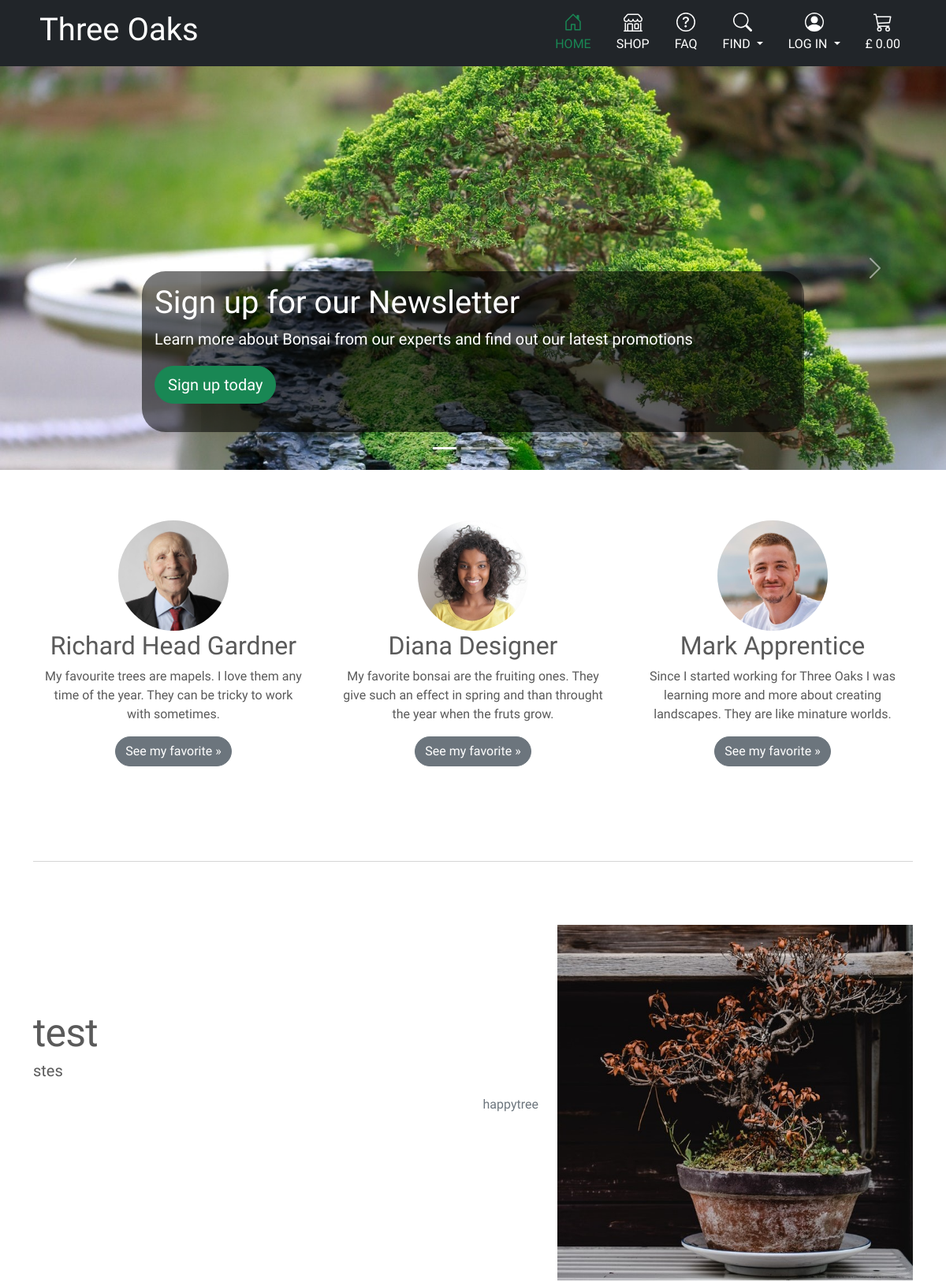
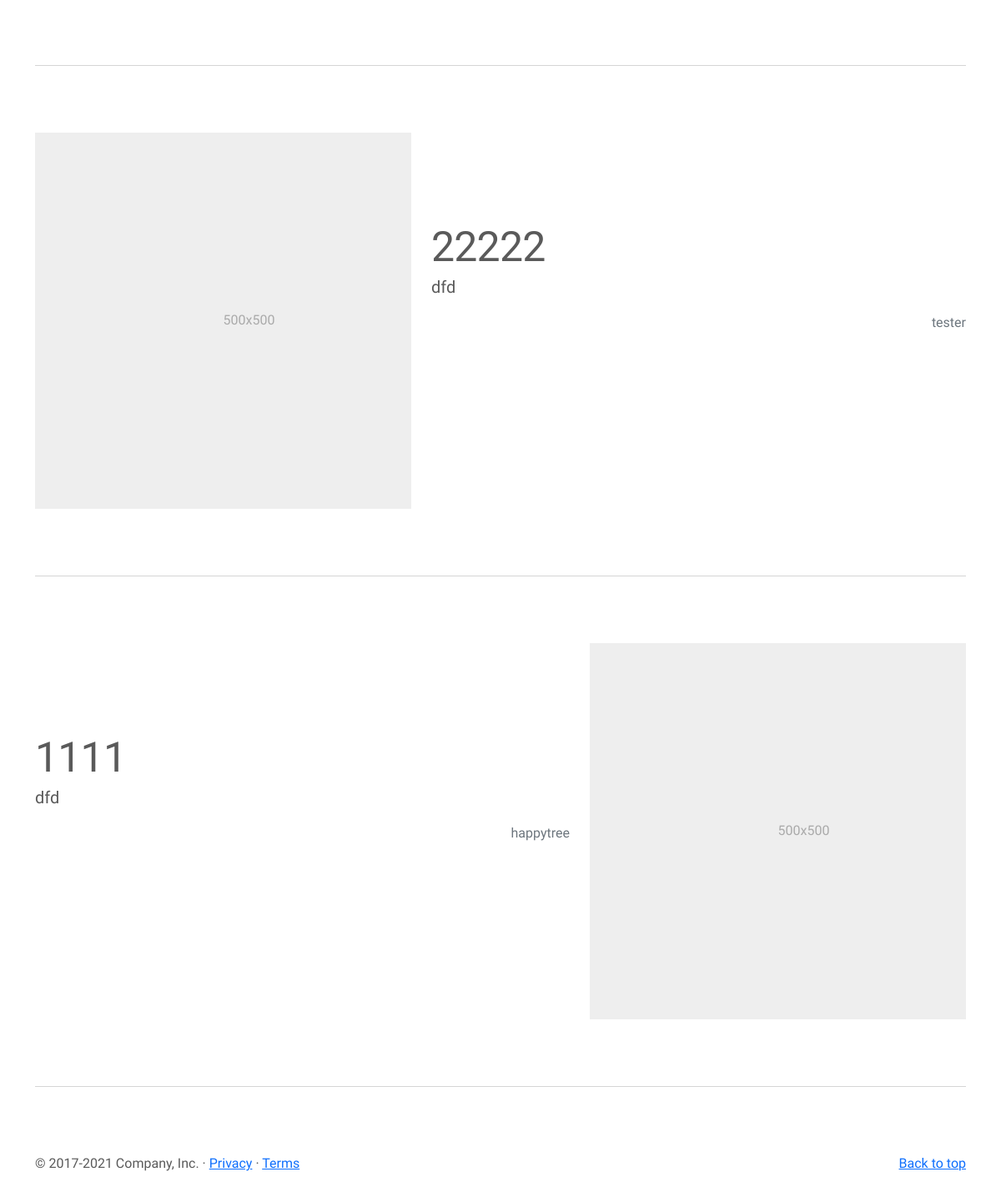
The page / on the database its author committed (2 pictures, top to bottom).
### questions/models.py (models this page shows, shortened)
class Question(models.Model):
    header = models.CharField(max_length=254)
    detail = models.TextField()
    answer = models.TextField(blank=True)
    image_url = models.URLField(max_length=1024, null=True, blank=True)
    image = models.ImageField(null=True, blank=True)
    image_alt = models.CharField(max_length=254, null=True, blank=True)
    author = models.ForeignKey(User, on_delete=models.CASCADE,
                               related_name="questions")
    created_on = models.DateTimeField(auto_now=True, editable=False)
    updated_on = models.DateTimeField(auto_now=True, editable=False)
    status = models.IntegerField(choices=STATUS_CHOICES, default=0)
    class Meta:
        ordering = ['-created_on']

### home/views.py (the view)
# urls.py: path('', views.index_view, name='home'),
def index_view(request):
    questions = Question.objects.filter(status=1).order_by('-created_on')
    subscribed = False
    if request.user.is_authenticated:
        user = request.user
        if Subscriber.objects.filter(
                registered_user=user).filter(subscribed=True).exists():
            subscribed = True
    context = {
        'questions': questions,
        'subscribed': subscribed,
    }
    return render(request, 'home/index.html', context)

### trolley/contexts.py (called while the page is built, shortened)
def trolley_contents(request):
    trolley_items = []
    total = 0
    tree_count = 0
    trolley = request.session.get('trolley', {})
    if total < settings.FREE_DELIVERY_THRESHOLD:
        delivery = total * Decimal(settings.STANDARD_DELIVERY_PERCENTAGE / 100)
        free_delivery_delta = settings.FREE_DELIVERY_THRESHOLD - total
    else:
        delivery = 0
        free_delivery_delta = 0
    grand_total = delivery + total
    context = {
        'trolley_items': trolley_items,
        'total': total,
        'tree_count': tree_count,
        'delivery': delivery,
        'free_delivery_delta': free_delivery_delta,
        'free_delivery_threshold': settings.FREE_DELIVERY_THRESHOLD,
        'grand_total': grand_total,
    }
    return context

### home/templates/home/index.html (shortened to what this page needs)
{% extends "base.html" %}
{% load static %}
{% block extra_css %}
<link rel="stylesheet" href="{% static 'home/css/bootstrap-carusel.css' %}">
{% endblock %}
{% block content %}
<main>
  {% include '../includes/carousel.html' %}
  <div class="container marketing">
    <div class="row">
      <div class="col-lg-4">
        <img src="{{ MEDIA_URL }}pexels-andrea-piacquadio-3831569.jpg" class="rounded-circle" width="140" height="140"  alt="Elterly man in red tie, smiling">
        <h2 class="my-heading-font">Richard Head Gardner
        </h2>
        <p>My favourite trees are mapels. I love them any time of the year. They can be tricky to work with sometimes.
        </p>
        <p>
          <a class="btn btn-secondary rounded-pill" href="{% url 'all_trees' %}?q=acer">See my favorite &raquo;
          </a>
        </p>
      </div>
      <div class="col-lg-4">
        <img src="{{ MEDIA_URL }}pexels-andrea-piacquadio-3959954.jpg" class="rounded-circle" width="140" height="140"  alt="black woman in yellow t-shirt smiling">
        <h2 class="my-heading-font"> Diana Designer
        </h2>
        <p>My favorite bonsai are the fruiting ones. They give such an effect in spring and than throught the year when the fruts grow.
        </p>
        <p>
          <a class="btn btn-secondary rounded-pill" href="{% url 'all_trees' %}?feature=fruiting">See my favorite &raquo;
          </a>
        </p>
      </div>
      <div class="col-lg-4">
        <img src="{{ MEDIA_URL }}irene-strong-TMt3JGoVlng-unsplash.jpg" class="rounded-circle" width="140" height="140"  alt="Elterly man in red tie, smiling">
        <h2 class="my-heading-font">Mark Apprentice
        </h2>
        <p>Since I started working for Three Oaks I was learning more and more about creating landscapes. They are like minature worlds.
        </p>
        <p>
          <a class="btn btn-secondary rounded-pill" href="{% url 'all_trees' %}?feature=landscape">See my favorite &raquo;
          </a>
        </p>
      </div>
    </div>
    <hr class="featurette-divider">
    <div class="row featurette">
      <div class="col-md-7">
        <h2 class="featurette-heading my-heading-font">{{ questions.0.header }}
        </h2>
        <p class="lead">{{ questions.0.detail }}
        </p>
        <div class="text-end">
          <p>
            <span class="text-muted"> {{ questions.0.author }}
            </span>
          </p>
        </div>
      </div>
      <div class="col-md-5">
        {% if questions.0.image %}
        <img src="{{ questions.0.image.url }}" class="img-fluid"
             {% if questions.0.image_alt %}
             alt="{{ questions.0.image_alt }}"
             {% else %}
             alt="{{ questions.0.header }}"
             {% endif %}>
        {% endif %}
      </div>
    </div>
    <hr class="featurette-divider">
    <div class="row featurette">
      <div class="col-md-7 order-md-2">
        <h2 class="featurette-heading my-heading-font">{{ questions.1.header }}
        </h2>
        <p class="lead">{{ questions.1.detail }}
        </p>
        <div class="text-end">
          <p>
            <span class="text-muted"> {{ questions.1.author }}
            </span>
          </p>
        </div>
      </div>
      <div class="col-md-5 order-md-1">
        {% if questions.1.image %}
        <img src="{{ questions.1.image.url }}" class="img-fluid"
             {% if questions.1.image_alt %}
             alt="{{ questions.1.image_alt }}"
             {% else %}
             alt="{{ questions.1.header }}"
             {% endif %}>
        {% else %}
        <svg class="bd-placeholder-img bd-placeholder-img-lg featurette-image img-fluid mx-auto" width="500" height="500" xmlns="http://www.w3.org/2000/svg" role="img" aria-label="Placeholder: 500x500" preserveAspectRatio="xMidYMid slice" focusable="false">
          <text x="50%" y="50%" fill="#aaa" dy=".3em">500x500
          </text>
        </svg>
        {% endif %}
      </div>
    </div>
    <hr class="featurette-divider">
    <div class="row featurette">
      <div class="col-md-7">
        <h2 class="featurette-heading my-heading-font">{{ questions.2.header }}
        </h2>
        <p class="lead">{{ questions.2.detail }}
        </p>
        <div class="text-end">
          <p>
            <span class="text-muted"> {{ questions.0.author }}
            </span>
          </p>
        </div>
      </div>
      <div class="col-md-5">
        {% if questions.2.image %}
        <img src="{{ questions.2.image.url }}" class="img-fluid"
             {% if questions.2.image_alt %}
             alt="{{ questions.2.image_alt }}"
             {% else %}
             alt="{{ questions.2.header }}"
             {% endif %}>
        {% else %}
        <svg class="bd-placeholder-img bd-placeholder-img-lg featurette-image img-fluid mx-auto" width="500" height="500" xmlns="http://www.w3.org/2000/svg" role="img" aria-label="Placeholder: 500x500" preserveAspectRatio="xMidYMid slice" focusable="false">
          <text x="50%" y="50%" fill="#aaa" dy=".3em">500x500
          </text>
        </svg>
        {% endif %}
      </div>
    </div>
    <hr class="featurette-divider">
  </div>
</main>
{% endblock %}

### static/css/base.css (style rules this page uses)
body { font-family: 'Kodchasan', sans-serif !important; }
.my-heading-font { font-family: 'Baumans', cursive; }

### rows shown on the page
Question: header "test", detail "stes", author.username "happytree", image+header (picture)
Question: header "22222", detail "dfd", author.username "tester"
Question: header "1111", detail "dfd"
